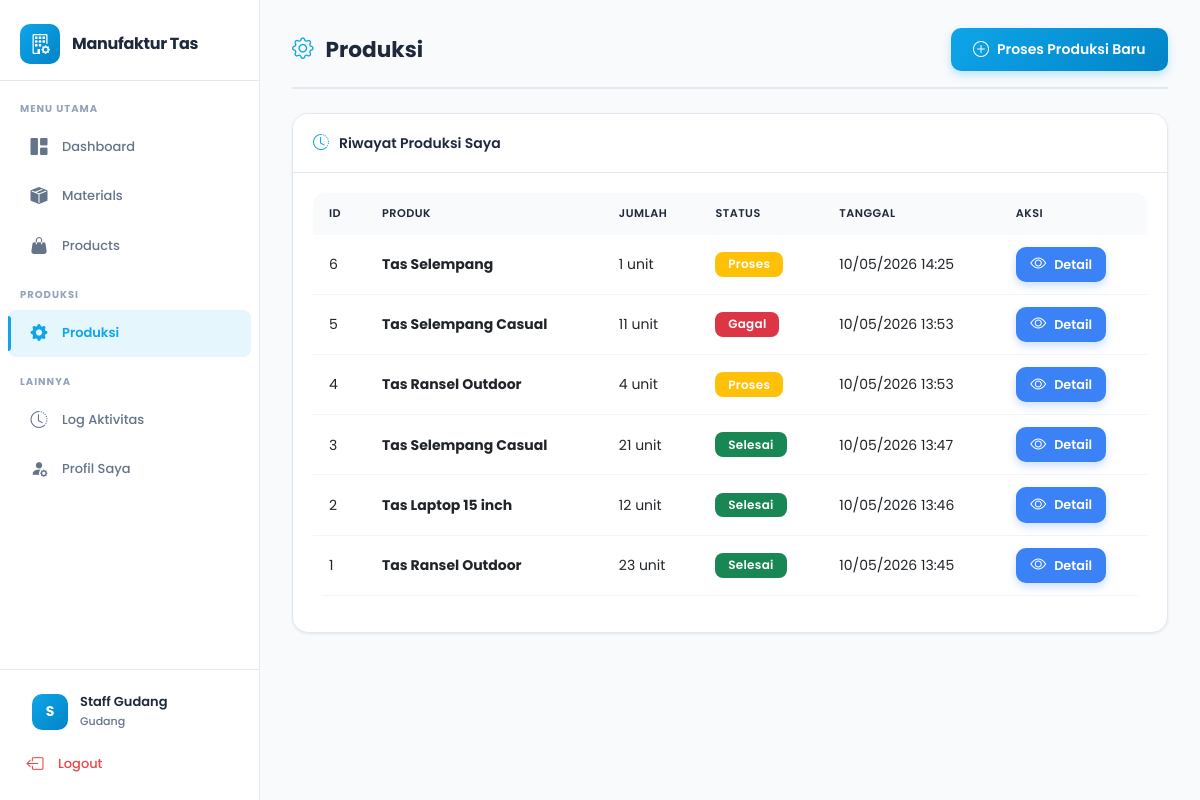
/pages/produksi/index.php (signed in), run on the app's committed database.
### tables this page shows
CREATE TABLE `produksi` (
  `id` int NOT NULL,
  `product_id` int NOT NULL,
  `user_id` int NOT NULL,
  `jumlah_produksi` int NOT NULL,
  `status` enum('proses','selesai','gagal') DEFAULT 'proses',
  `tanggal` timestamp NULL DEFAULT CURRENT_TIMESTAMP
);

CREATE TABLE `products` (
  `id` int NOT NULL,
  `nama_produk` varchar(150) NOT NULL,
  `deskripsi` text,
  `stok` int DEFAULT '0',
  `created_at` timestamp NULL DEFAULT CURRENT_TIMESTAMP
);

### pages/produksi/index.php (the view, shortened to what this page needs)
<?php
require_once '../../config/database.php';
$stmt = $pdo->prepare("
    SELECT p.*, pr.nama_produk, u.nama as nama_user
    FROM produksi p
    JOIN products pr ON p.product_id = pr.id
    JOIN users u ON p.user_id = u.id
    WHERE p.user_id = ?
    ORDER BY p.tanggal DESC
");
$stmt->execute([$_SESSION['user_id']]);
$riwayat_produksi = $stmt->fetchAll();
include '../../includes/header.php';
?>
<div class="page-header">
    <h2><i class="bi bi-gear"></i> Produksi</h2>
    <a href="proses.php" class="btn btn-primary">
        <i class="bi bi-plus-circle"></i> Proses Produksi Baru
    </a>
</div>
<div class="card">
    <div class="card-header">
        <i class="bi bi-clock-history"></i> Riwayat Produksi Saya
    </div>
    <div class="card-body">
        <?php if (empty($riwayat_produksi)): ?>
        <p class="text-muted text-center py-3">Belum ada riwayat produksi</p>
        <?php else: ?>
        <div class="table-responsive">
            <table class="table table-hover">
                <thead>
                    <tr>
                        <th>ID</th>
                        <th>Produk</th>
                        <th>Jumlah</th>
                        <th>Status</th>
                        <th>Tanggal</th>
                        <th>Aksi</th>
                    </tr>
                </thead>
                <tbody>
                    <?php foreach ($riwayat_produksi as $prod): ?>
                    <tr>
                        <td><?php echo $prod['id']; ?></td>
                        <td><strong><?php echo htmlspecialchars($prod['nama_produk']); ?></strong></td>
                        <td><?php echo $prod['jumlah_produksi']; ?> unit</td>
                        <td>
                            <?php
                            $badge_class = [
                                'proses' => 'bg-warning',
                                'selesai' => 'bg-success',
                                'gagal' => 'bg-danger'
                            ];
                            ?>
                            <span class="badge <?php echo $badge_class[$prod['status']]; ?>">
                                <?php echo ucfirst($prod['status']); ?>
                            </span>
                        </td>
                        <td><?php echo date('d/m/Y H:i', strtotime($prod['tanggal'])); ?></td>
                        <td>
                            <a href="detail.php?id=<?php echo $prod['id']; ?>" class="btn btn-sm btn-info">
                                <i class="bi bi-eye"></i> Detail
                            </a>
                        </td>
                    </tr>
                    <?php endforeach; ?>
                </tbody>
            </table>
        </div>
        <?php endif; ?>
    </div>
</div>
<?php include '../../includes/footer.php'; ?>

### assets/css/style.css (style rules this page uses)
:root { --primary: #0ea5e9; --primary-dark: #0284c7; --primary-light: rgba(14, 165, 233, 0.1); --success: #10b981; --danger: #ef4444; --warning: #f59e0b; --info: #3b82f6; --dark: #1e293b; --text: #334155; --text-light: #64748b; --bg: #f8fafc; --white: #ffffff; --border: #e2e8f0; --sidebar-width: 260px; --shadow-sm: 0 1px 3px rgba(0,0,0,0.08); --shadow: 0 4px 12px rgba(0,0,0,0.08); --shadow-lg: 0 10px 25px rgba(0,0,0,0.1); --radius: 12px; --radius-lg: 16px; }
* { margin: 0; padding: 0; box-sizing: border-box; }
body { font-family: 'Poppins', 'Segoe UI', sans-serif; background-color: var(--bg); color: var(--text); line-height: 1.6; }
.card { border: 1px solid var(--border); border-radius: var(--radius-lg); box-shadow: var(--shadow-sm); margin-bottom: 1.5rem; transition: all 0.25s ease; overflow: hidden; background: var(--white); }
.card-header { background: var(--white); color: var(--dark); border-bottom: 1px solid var(--border); padding: 16px 20px; font-weight: 600; font-size: 14px; display: flex; align-items: center; }
.card-header i { margin-right: 10px; font-size: 16px; color: var(--primary); }
.card-body { padding: 20px; }
.btn { border-radius: 10px; padding: 0.6rem 1.4rem; font-weight: 600; font-size: 0.875rem; transition: all 0.25s ease; border: none; display: inline-flex; align-items: center; gap: 0.5rem; font-family: 'Poppins', sans-serif; }
.btn i { font-size: 1rem; }
.btn-primary { background: linear-gradient(135deg, var(--primary), var(--primary-dark)); box-shadow: 0 4px 8px rgba(14,165,233,0.25); }
.btn-info { background: var(--info); color: white; box-shadow: 0 4px 8px rgba(59,130,246,0.25); }
.btn-sm { padding: 0.35rem 0.9rem; font-size: 0.8rem; }
.table { background: var(--white); border-radius: var(--radius); overflow: hidden; }
.table thead th { background: var(--bg); color: var(--dark); font-weight: 600; text-transform: uppercase; font-size: 0.7rem; letter-spacing: 0.5px; padding: 12px 16px; border: none; }
.table tbody tr { transition: background 0.2s ease; border-bottom: 1px solid #f1f5f9; }
.table tbody td { padding: 12px 16px; vertical-align: middle; border: none; font-size: 0.875rem; }
.badge { padding: 0.4rem 0.8rem; font-weight: 600; border-radius: 8px; font-size: 0.75rem; letter-spacing: 0.3px; }
.page-header { display: flex; justify-content: space-between; align-items: center; margin-bottom: 24px; padding-bottom: 16px; border-bottom: 2px solid var(--border); }
.page-header h2 { font-weight: 700; font-size: 1.35rem; color: var(--dark); display: flex; align-items: center; gap: 0.75rem; margin: 0; }
.page-header h2 i { color: var(--primary); }

### data on the page
produksi: id "6", product.nama_produk "Tas Selempang", jumlah_produksi "1", status "Proses", tanggal "10/05/2026 14:25"
produksi: id "5", product.nama_produk "Tas Selempang Casual", jumlah_produksi "11", status "Gagal", tanggal "10/05/2026 13:53"
produksi: id "4", product.nama_produk "Tas Ransel Outdoor", jumlah_produksi "4", status "Proses", tanggal "10/05/2026 13:53"
produksi: id "3", product.nama_produk "Tas Selempang Casual", jumlah_produksi "21", status "Selesai", tanggal "10/05/2026 13:47"
produksi: id "2", product.nama_produk "Tas Laptop 15 inch", jumlah_produksi "12", status "Selesai", tanggal "10/05/2026 13:46"
produksi: id "1", product.nama_produk "Tas Ransel Outdoor", jumlah_produksi "23", status "Selesai", tanggal "10/05/2026 13:45"

### other printed values
substr($_SESSION['nama'], 0, 1) "S"
$_SESSION['nama'] "Staff Gudang"
$_SESSION['role'] "Gudang"
